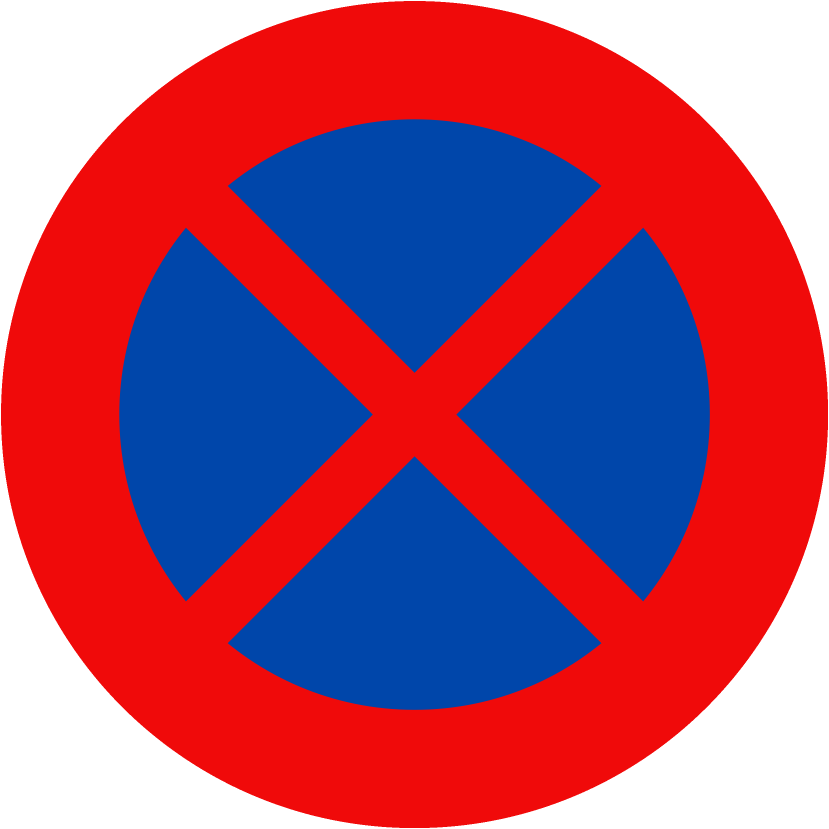
#> input picture data/cam/cam_dung/cam_dung1.png, 2487 x 2487 px (shown at 1/3 size); its folder holds only this picture in this run
$ python recognize_sign.py
#> lines starting #> are read from the running program, lines starting #| are printed output that depends on the picture
### color_histogram_extractor.py
import cv2
import numpy as np


def extract_color_histogram(image_path, bins=16):
    """
    Hàm trích xuất đặc trưng màu sắc với Log giải trình chi tiết.
    """
    # 1. Đọc ảnh
    img = cv2.imread(image_path)
    if img is None:
        print(f"--- LỖI: Không tìm thấy ảnh tại {image_path} ---")
        return None

    # 2. Tiền xử lý (Chuẩn hóa kích thước)
    # Chúng ta dùng 64x64 để mọi ảnh đều có tổng số pixel bằng nhau (4096 pixels)
    img_resized = cv2.resize(img, (64, 64))

    # 3. Chuyển đổi không gian màu sang HSV
    # Bản chất: Tách riêng màu sắc (Hue) khỏi độ sáng (Value)
    hsv = cv2.cvtColor(img_resized, cv2.COLOR_BGR2HSV)

    # 4. Tính toán Histogram cho kênh Hue (H)
    # Range của H trong OpenCV là [0, 180]
    hist = cv2.calcHist([hsv], [0], None, [bins], [0, 180])

    # 5. Chuẩn hóa Vector (Normalization)
    # Công thức: L1-Norm (Tổng các bin = 1) giúp tính toán tỉ lệ phần trăm
    hist_norm = cv2.normalize(hist, hist, norm_type=cv2.NORM_L1).flatten()

    # --- HỆ THỐNG LOG CHUYÊN GIA ---
    print("\n" + "=" * 60)
    print(f"LOG TOÁN HỌC: TRÍCH XUẤT ĐẶC TRƯNG CHO {image_path.upper()}")
    print("=" * 60)
    print(f"[THÔNG SỐ CẤU HÌNH]")
    print(f" - Kích thước ảnh chuẩn hóa: 64x64 pixels")
    print(f" - Tổng số điểm ảnh (N): {64 * 64}")
    print(f" - Số lượng thùng chứa (Bins): {bins}")
    print(f" - Độ rộng mỗi Bin: {180 / bins} độ (trên thang 180)")

    print(f"\n[CHI TIẾT VECTOR ĐẶC TRƯNG]")
    for i in range(len(hist_norm)):
        # Hiển thị biểu đồ cột bằng ký tự để minh họa
        bar = "|" * int(hist_norm[i] * 100)
        print(
            f" Bin {i:02d} ({int(i * (180 / bins)):>3d}° - {int((i + 1) * (180 / bins)):>3d}°): {hist_norm[i]:.4f} {bar}")

    print("\n[GIẢI TRÌNH BẢN CHẤT]")
    max_idx = np.argmax(hist_norm)
    print(f" - Giá trị lớn nhất tập trung tại Bin: {max_idx}")
    print(f" - Tỉ lệ màu sắc chiếm ưu thế: {hist_norm[max_idx] * 100:.2f}%")
    print("=" * 60 + "\n")

    return hist_norm

# Thử nghiệm với một tấm ảnh
# feature_vector = extract_color_histogram("bien_bao_test.jpg", bins=16)

### recognize_sign.py
import cv2
import numpy as np
import os
from color_histogram_extractor import extract_color_histogram


def load_database(data_folder):
    """Quét thư mục data để lấy tất cả đặc trưng mẫu."""
    database = {}
    print("--- ĐANG KHỞI TẠO CƠ SỞ DỮ LIỆU MẪU ---")

    # Duyệt qua từng thư mục con (ví dụ: nguoc_chieu, cam_dung)
    for folder_name in os.listdir(data_folder):
        folder_path = os.path.join(data_folder, folder_name)
        if os.path.isdir(folder_path):
            # Lấy ảnh đầu tiên trong thư mục đó làm mẫu chuẩn
            for file_name in os.listdir(folder_path):
                if file_name.endswith(('.jpg', '.png')):
                    img_path = os.path.join(folder_path, file_name)
                    # Trích xuất đặc trưng
                    features = extract_color_histogram(img_path, bins=16)
#> in extract_color_histogram, img is the input picture: shape (2487, 2487, 3); mean B, G, R 111.8, 81.5, 170.7
#> in extract_color_histogram, `img_resized = cv2.resize(img, (64, 64))`:
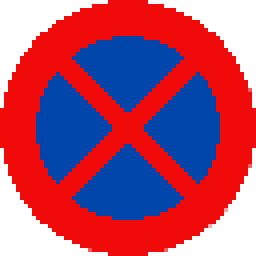
#> img_resized: shape (64, 64, 3) (shown 4 times larger); mean B, G, R 111.1, 81.4, 172.1
#> in extract_color_histogram, `hsv = cv2.cvtColor(img_resized, cv2.COLOR_BGR2HSV)`: hsv: shape (64, 64, 3); mean H, S, V 32.1, 193.8, 222.5
#> in extract_color_histogram, `hist = cv2.calcHist([hsv], [0], None, [bins], [0, 180])`: hist = [2880, 0, 0, 0, 0, 0, 0, 0, 0, 1216, 0, 0, 0, 0, 0, 0]
#> in extract_color_histogram, `hist_norm = cv2.normalize(hist, hist, norm_type=cv2.NORM_L1).flatten()`: hist_norm = [0.703, 0, 0, 0, 0, 0, 0, 0, 0, 0.297, 0, 0, 0, 0, 0, 0]
#> the loop in extract_color_histogram, `for i in range(len(hist_norm)):` made 16 passes
#> bar on passes 2 to 13: '', '', '', '', '', '', '', '', '|||||||||||||||||||||||||||||', '', '', ''
#|  Bin 00 (  0° -  11°): 0.7031 ||||||||||||||||||||||||||||||||||||||||||||||||||||||||||||||||||||||
#|  Bin 01 ( 11° -  22°): 0.0000
#|  Bin 02 ( 22° -  33°): 0.0000
#|  Bin 03 ( 33° -  45°): 0.0000
#|  Bin 04 ( 45° -  56°): 0.0000
#|  Bin 05 ( 56° -  67°): 0.0000
#|  Bin 06 ( 67° -  78°): 0.0000
#|  Bin 07 ( 78° -  90°): 0.0000
#> (further printed lines are left out)
#> in extract_color_histogram, `max_idx = np.argmax(hist_norm)`: max_idx = 0
#|  - Giá trị lớn nhất tập trung tại Bin: 0
#|  - Tỉ lệ màu sắc chiếm ưu thế: 70.31%
#> features has the same summary as hist_norm in extract_color_histogram
                    database[folder_name] = features
                    print(f"-> Đã nạp mẫu chuẩn cho nhãn: [{folder_name}]")
                    break  # Chỉ cần 1 ảnh chuẩn nhất cho mỗi loại
#> pass 2 of the loop in load_database, `for folder_name in os.listdir(data_folder):`:
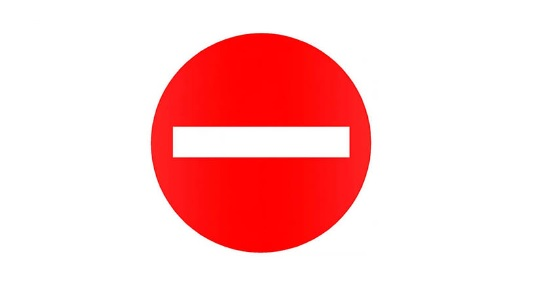
#> input picture data/cam/nguoc_chieu/test.png, 555 x 303 px
#> in extract_color_histogram, img is the input picture: shape (303, 555, 3); mean B, G, R 207.5, 207.5, 254.3
#> in extract_color_histogram (call 2), `img_resized = cv2.resize(img, (64, 64))`:
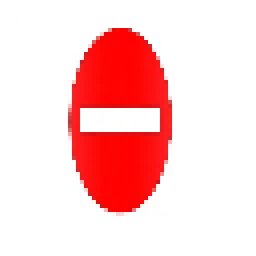
#> img_resized: shape (64, 64, 3) (shown 4 times larger); mean B, G, R 206.8, 206.8, 254.1
#> hsv: shape (64, 64, 3); mean H, S, V 6.1, 48.3, 254.1
#> hist = [3861, 8, 40, 5, 9, 16, 10, 4, 33, 2, 8, 0, 4, 29, 11, 56]
#> hist_norm = [0.943, 0.00195, 0.00977, 0.00122, 0.0022, 0.00391, 0.00244, 0.000977, 0.00806, 0.000488, 0.00195, 0, 0.000977, 0.00708, 0.00269, 0.0137]
#> the loop in extract_color_histogram (call 2), `for i in range(len(hist_norm)):` made 16 passes
#> (printed output is left out)
#|  - Giá trị lớn nhất tập trung tại Bin: 0
#|  - Tỉ lệ màu sắc chiếm ưu thế: 94.26%
#> features has the same summary as hist_norm in extract_color_histogram
    return database


def predict_traffic_sign(test_image_path, database, threshold=0.5):
    """Nhận diện ảnh mới dựa trên Database."""
    print(f"\n[PHÂN TÍCH] Đang kiểm tra ảnh: {test_image_path}")
    test_feat = extract_color_histogram(test_image_path, bins=16)

    best_match = None
    min_dist = float('inf')

    # So sánh với từng mẫu trong Database
    for label, template_feat in database.items():
        dist = np.linalg.norm(template_feat - test_feat)
        print(f" - So sánh với [{label}]: Khoảng cách = {dist:.4f}")

        if dist < min_dist:
            min_dist = dist
            best_match = label

    print("\n" + "=" * 40)
    print("KẾT QUẢ NHẬN DIỆN CUỐI CÙNG")
    print("=" * 40)
    if best_match and min_dist < threshold:
        print(f"DANH TÍNH: >> {best_match.upper()} <<")
        print(f"Độ tin cậy (Khoảng cách): {min_dist:.4f}")
    else:
        print("KẾT QUẢ: KHÔNG NHẬN DIỆN ĐƯỢC (Quá lạ so với mẫu)")
    print("=" * 40)


# --- CHẠY CHƯƠNG TRÌNH ---
if __name__ == "__main__":
    # 1. Tự động nạp tất cả các loại biển cấm có trong thư mục data/cam/
    db = load_database("data/cam/")
#> db = {'cam_dung': [0.703, 0, 0, 0, 0, 0, 0, 0, 0, 0.297, 0, 0, 0, 0, 0, 0], 'nguoc_chieu': [0.943, 0.00195, 0.00977, 0.00122, 0.0022, 0.00391, 0.00244, 0.000977, 0.00806, 0.000488, 0.00195, 0, 0.000977, 0.00708, 0.00269, 0.0137]}

    if not db:
        print("Lỗi: Thư mục data/cam trống rỗng!")
    else:
        # 2. Dán ảnh test vào đây
        predict_traffic_sign("data/cam/nguoc_chieu/test2.jpg", db)
#> call 3 of extract_color_histogram, with image_path = 'data/cam/nguoc_chieu/test2.jpg', bins = 16
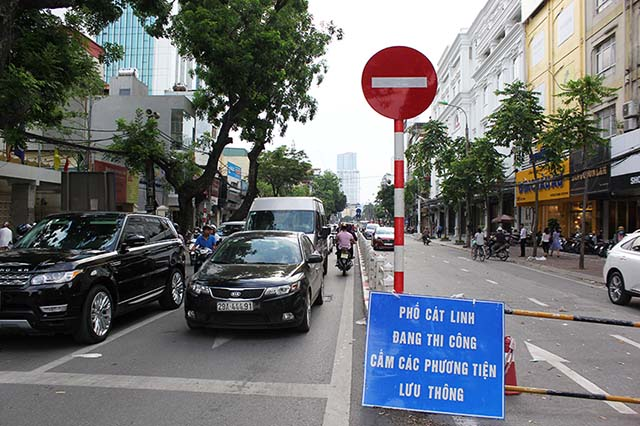
#> input picture data/cam/nguoc_chieu/test2.jpg, 640 x 426 px
#> in extract_color_histogram, img is the input picture: shape (426, 640, 3); mean B, G, R 113.1, 111.4, 109.3
#> in extract_color_histogram (call 3), `img_resized = cv2.resize(img, (64, 64))`:
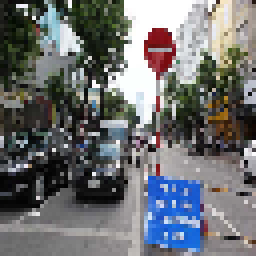
#> img_resized: shape (64, 64, 3) (shown 4 times larger); mean B, G, R 112.8, 111.1, 109.2
#> in extract_color_histogram (call 3), `hsv = cv2.cvtColor(img_resized, cv2.COLOR_BGR2HSV)`: hsv: shape (64, 64, 3); mean H, S, V 70.5, 48.5, 122.2
#> in extract_color_histogram (call 3), `hist = cv2.calcHist([hsv], [0], None, [bins], [0, 180])`: hist = [864, 370, 171, 323, 349, 113, 83, 112, 233, 511, 162, 152, 67, 49, 105, 432]
#> in extract_color_histogram (call 3), `hist_norm = cv2.normalize(hist, hist, norm_type=cv2.NORM_L1).flatten()`: hist_norm = [0.211, 0.0903, 0.0417, 0.0789, 0.0852, 0.0276, 0.0203, 0.0273, 0.0569, 0.125, 0.0396, 0.0371, 0.0164, 0.012, 0.0256, 0.105]
#> the loop in extract_color_histogram (call 3), `for i in range(len(hist_norm)):` made 16 passes
#|  Bin 00 (  0° -  11°): 0.2109 |||||||||||||||||||||
#|  Bin 01 ( 11° -  22°): 0.0903 |||||||||
#|  Bin 02 ( 22° -  33°): 0.0417 ||||
#|  Bin 03 ( 33° -  45°): 0.0789 |||||||
#|  Bin 04 ( 45° -  56°): 0.0852 ||||||||
#|  Bin 05 ( 56° -  67°): 0.0276 ||
#|  Bin 06 ( 67° -  78°): 0.0203 ||
#|  Bin 07 ( 78° -  90°): 0.0273 ||
#> (further printed lines are left out)
#|  - Giá trị lớn nhất tập trung tại Bin: 0
#|  - Tỉ lệ màu sắc chiếm ưu thế: 21.09%
#> in predict_traffic_sign, `test_feat = extract_color_histogram(test_image_path, bins=16)`: test_feat has the same summary as hist_norm in extract_color_histogram
#> the loop in predict_traffic_sign, `for label, template_feat in database.items():` made 2 passes
#> (label, template_feat, dist, min_dist, best_match) on pass 1: ('cam_dung', [0.703, 0, 0, 0, 0, 0, 0, 0, 0, 0.297, 0, 0, 0, 0, 0, 0], 0.562, 0.562, 'cam_dung')
#> (label, dist) on pass 2: ('nguoc_chieu', 0.767)
#|  - So sánh với [cam_dung]: Khoảng cách = 0.5617
#|  - So sánh với [nguoc_chieu]: Khoảng cách = 0.7672
#> after the loop in predict_traffic_sign, `for label, template_feat in database.items():`: min_dist = 0.562
